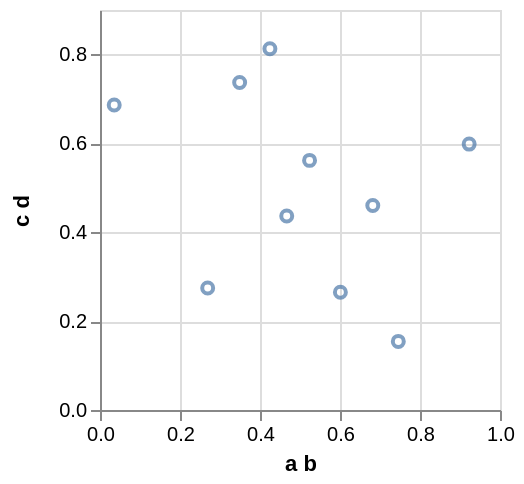

Vega-Lite specification for this chart:
### Vega specification from a JSON file in a GitHub repository (floating-point values rounded to 4 significant figures)
{"$schema": "https://vega.github.io/schema/vega/v3.0.json", "autosize": "pad", "padding": 5, "width": 200, "height": 200, "style": "cell", "data": [{"name": "source_0", "values": [{"a b": 0.9229, "c d": 0.5983}, {"a b": 0.682, "c d": 0.46}, {"a b": 0.03553, "c d": 0.6864}, {"a b": 0.3491, "c d": 0.7368}, {"a b": 0.4248, "c d": 0.813}, {"a b": 0.5239, "c d": 0.5616}, {"a b": 0.4668, "c d": 0.4366}, {"a b": 0.2692, "c d": 0.2747}, {"a b": 0.601, "c d": 0.2649}, {"a b": 0.7458, "c d": 0.1544}]}, {"name": "data_0", "source": "source_0", "transform": [{"type": "formula", "expr": "toNumber(datum[\"a b\"])", "as": "a b"}, {"type": "formula", "expr": "toNumber(datum[\"c d\"])", "as": "c d"}, {"type": "filter", "expr": "datum[\"a b\"] !== null && !isNaN(datum[\"a b\"]) && datum[\"c d\"] !== null && !isNaN(datum[\"c d\"])"}]}], "marks": [{"name": "marks", "type": "symbol", "style": ["point"], "from": {"data": "data_0"}, "encode": {"update": {"x": {"scale": "x", "field": "a b"}, "y": {"scale": "y", "field": "c d"}, "stroke": {"value": "#4c78a8"}, "fill": {"value": "transparent"}, "opacity": {"value": 0.7}}}}], "scales": [{"name": "x", "type": "linear", "domain": {"data": "data_0", "field": "a b"}, "range": [0, {"signal": "width"}], "nice": true, "zero": true}, {"name": "y", "type": "linear", "domain": {"data": "data_0", "field": "c d"}, "range": [{"signal": "height"}, 0], "nice": true, "zero": true}], "axes": [{"scale": "x", "orient": "bottom", "labelOverlap": true, "tickCount": {"signal": "ceil(width/40)"}, "title": "a b", "zindex": 1}, {"scale": "x", "orient": "bottom", "domain": false, "grid": true, "labels": false, "maxExtent": 0, "minExtent": 0, "tickCount": {"signal": "ceil(width/40)"}, "ticks": false, "zindex": 0, "gridScale": "y"}, {"scale": "y", "orient": "left", "labelOverlap": true, "tickCount": {"signal": "ceil(height/40)"}, "title": "c d", "zindex": 1}, {"scale": "y", "orient": "left", "domain": false, "grid": true, "labels": false, "maxExtent": 0, "minExtent": 0, "tickCount": {"signal": "ceil(height/40)"}, "ticks": false, "zindex": 0, "gridScale": "x"}], "config": {"axisY": {"minExtent": 30}}}
